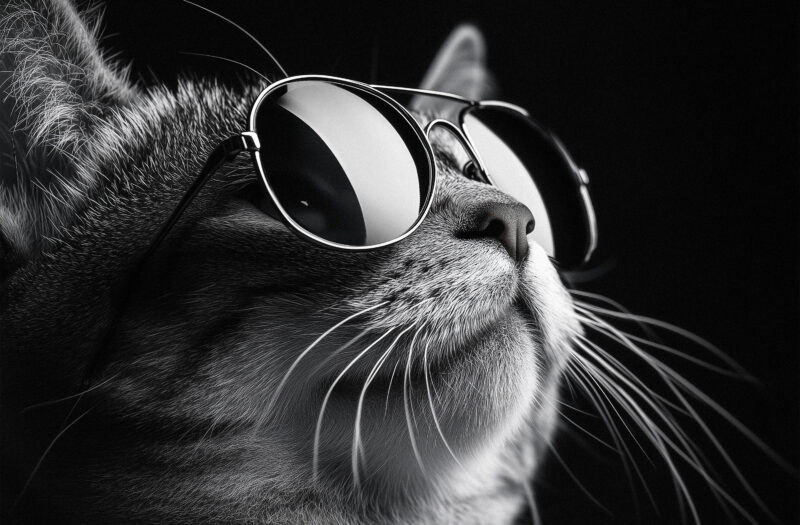
#> input picture image.jpg, 800 x 525 px
$ python test.py
#> lines starting #> are read from the running program, lines starting #| are printed output that depends on the picture
import matplotlib.pyplot as plt
import cv2

def dilate_image(image, scale_x, scale_y):
    height, width = image.shape[:2]
    dilated = cv2.resize(image, (int(width * scale_x), int(height * scale_y)))
    return dilated


if __name__ == "__main__":
    image = cv2.imread("image.jpg")
#> image is the input picture: shape (525, 800, 3); mean B, G, R 51.3, 50.8, 50.6
    dilated_image = dilate_image(image, 0.2, 0.2)
#> in dilate_image, `dilated = cv2.resize(image, (int(width * scale_x), int(height * scale_..`:
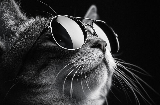
#> dilated: shape (105, 160, 3); mean B, G, R 51.3, 50.7, 50.6

    output_path = "image_low.jpg"
    cv2.imwrite(output_path, dilated_image)

    plt.subplot(1, 2, 1)
    plt.imshow(cv2.cvtColor(image, cv2.COLOR_BGR2RGB))
    plt.title("Original Image")
    plt.axis("off")

    plt.subplot(1, 2, 2)
    plt.imshow(cv2.cvtColor(dilated_image, cv2.COLOR_BGR2RGB))
    plt.title("Dilated Image")
    plt.axis("off")

    plt.tight_layout()
    plt.show()
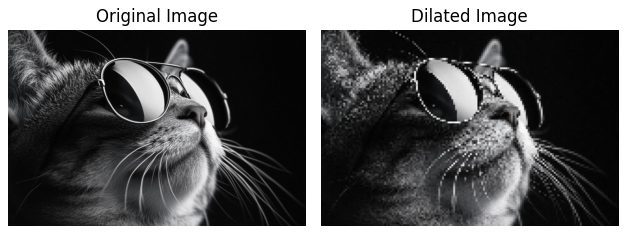
#> figure drawn by matplotlib, 2 panels
